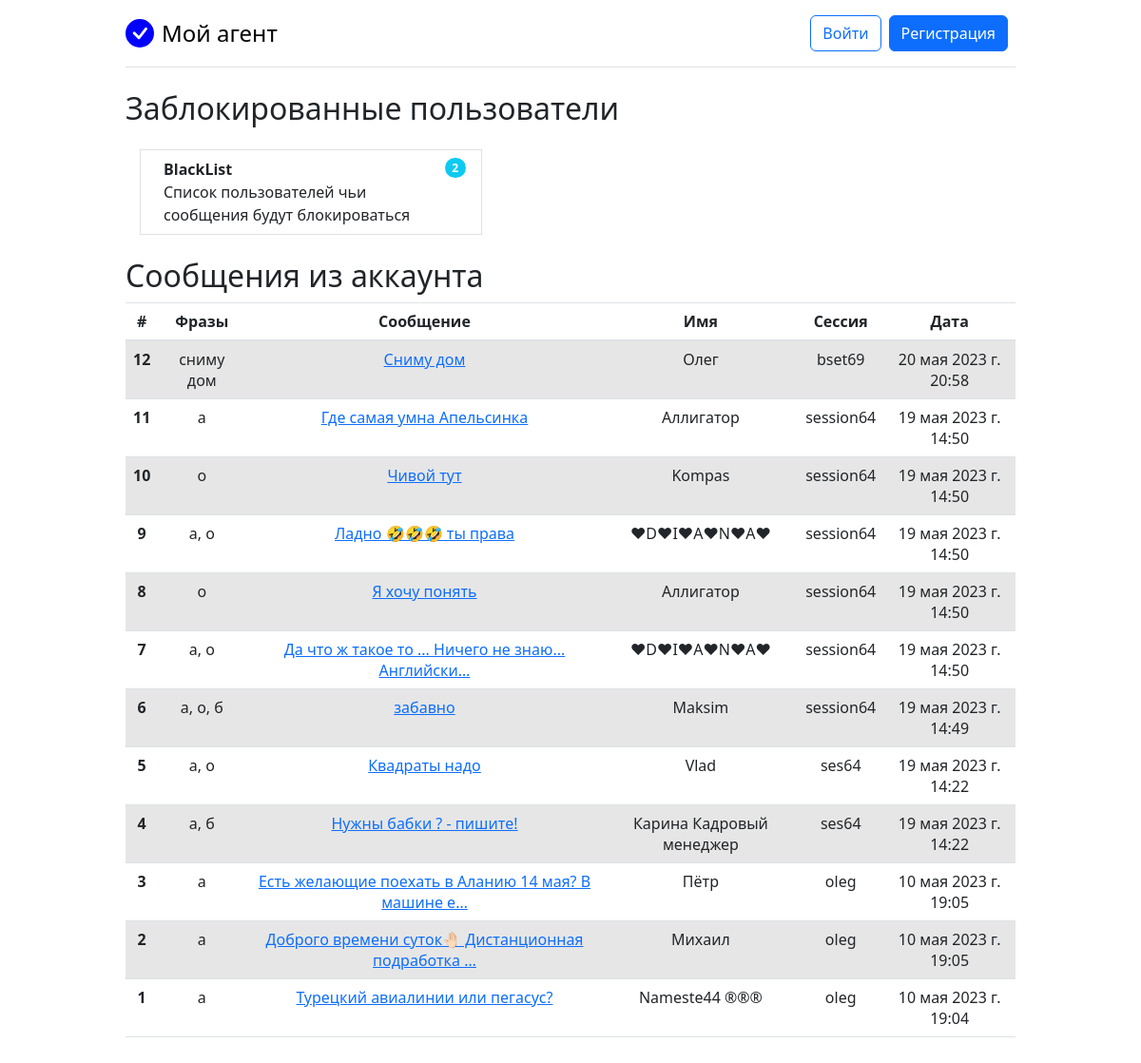
The app's page /tables/chat_messages/ with its own data.
### web_app/tables/models.py (models this page shows, shortened)
class ChatMessage(models.Model):
    phrase = models.CharField(max_length=200)
    message = models.TextField()
    url_message = models.CharField(max_length=200)
    first_name = models.CharField(max_length=120, null=True)
    last_name = models.CharField(max_length=120, null=True)
    tg_user_id = models.IntegerField()
    username = models.CharField(max_length=100, null=True)
    phone = models.CharField(max_length=100, null=True)
    session = models.CharField(max_length=40)
    created_at = models.DateTimeField()
    class Meta:
        verbose_name = 'Сообщение из чата'
        verbose_name_plural = 'Сообщения из чатов'

### web_app/tables/views.py (the view)
# urls.py: path('chat_messages/', views.view_messages, name='view_messages'),
def view_messages(request):
    msgs = ChatMessage.objects.all().order_by('-id')
    count_block_usr = BlockedUsers.objects.count()
    context = {'msgs': msgs, 'title': 'Сообщения', 'count_block_usr': count_block_usr}
    return render(request, 'msg/messages.html', context)

### web_app/templates/msg/messages.html
{% extends 'base.html' %}
{% load bootstrap4 %}
{% block content %}
<h2>Заблокированные пользователи</h2>
<div class="row my-4">
  <div class="col">
    <ul class="list-group list-group-horizontal flex-wrap">
      <div class="col-md-5">
        <a href="{% url 'view_blocked_users' %}" class="list-group-item list-group-item-action">
          <li class="d-flex justify-content-between align-items-start">
            <div class="ms-2 me-auto">
              <div class="fw-bold">BlackList</div>
              Список пользователей чьи сообщения будут блокироваться
            </div>
            <span class="badge bg-info rounded-pill ms-2">{{count_block_usr}}</span>
          </li>
        </a>
      </div>
    </ul>
  </div>
</div>
<h2>Сообщения из аккаунта</h2>
  <table class="table table-striped text-center">
    <thead>
      <tr>
        <th>#</th>
        <th>Фразы</th>
        <th>Сообщение</th>
        <th>Имя</th>
        <th>Сессия</th>
        <th>Дата</th>
      </tr>
     </thead>
     <tbody>
      {% for msg in msgs %}
        <tr>
          <th>{{ msg.pk }}</th>
          <td>{{ msg.phrase }}</td>
          <td><a href="{% url 'msg_detail' msg.pk %}">{{ msg.message|truncatechars:50 }}</a></td>
          <td>{{ msg.first_name }}</td>
          <td>{{ msg.session }}</td>
          <td>{{ msg.created_at }}</td>
        </tr>
      {% endfor %}
     </tbody>
  </table>
{% endblock %}

### web_app/templates/base.html (shortened to what this page needs)
{% load bootstrap4 %}
{% bootstrap_css %}
<!doctype html>
<html lang="en" data-bs-theme="auto">
  <head>
    {% load static %}
    <link href="{% static 'bootstrap.min.css' %}" rel="stylesheet">
    <link href="{% static 'pricing.css' %}" rel="stylesheet">
  </head>
  <body>
  <div class="container py-3">
    <header>
      {% include "navigation.html" %}
    </header>
    <main>
      {% block content %}
      {% endblock %}
    </main>
  </div>
  </body>
</html>

### web_app/templates/navigation.html (shortened to what this page needs)
{% block navigation %}
<div class="d-flex flex-column flex-md-row align-items-center pb-3 mb-4 border-bottom">
    <a href="/" class="d-flex align-items-center link-body-emphasis text-decoration-none">
      <span class="fs-4 mx-2">Мой агент</span>
    </a>
    <nav class="d-inline-flex mt-2 mt-md-0 ms-md-auto">
      {% if user.is_authenticated %}
        <a class="me-3 py-2 link-body-emphasis text-decoration-none" href="{% url 'view_bots' %}">Боты</a>
        <a class="me-3 py-2 link-body-emphasis text-decoration-none" href="{% url 'tables_view' %}">Таблицы</a>
        <a class="me-3 py-2 link-body-emphasis text-decoration-none" target="_blank" href="http://127.0.0.1:9001/">Диспетчер</a>
        <a class="me-3 py-2 link-body-emphasis text-decoration-none" href="{% url 'view_messages' %}">Сообщения</a>
        <a href="{% url 'logout' %}" class="btn btn-danger me-2">Выход</a>
      {% else %}
        <a href="{% url 'login' %}" class="btn btn-outline-primary me-2">Войти</a>
        <a href="/" class="btn btn-primary me-2">Регистрация</a>
      {% endif %}
    </nav>
</div>
{% endblock %}

### static/pricing.css (style rules this page uses)
body { background-image: linear-gradient(180deg, var(--bs-body-secondary-bg), var(--bs-body-bg) 100px, var(--bs-body-bg)); }
.container { max-width: 960px; }

### records on screen
ChatMessage: pk "12", phrase "сниму дом", message "Сниму дом", first_name "Олег", session "bset69", created_at "20 мая 2023 г. 20:58"
ChatMessage: pk "11", phrase "а", message "Где самая умна Апельсинка", first_name "Аллигатор", session "session64", created_at "19 мая 2023 г. 14:50"
ChatMessage: pk "10", phrase "о", message "Чивой тут", first_name "Kompas", session "session64", created_at "19 мая 2023 г. 14:50"
ChatMessage: pk "9", phrase "а, о", message "Ладно 🤣🤣🤣 ты права", first_name "❤D❤I❤A❤N❤A❤", session "session64", created_at "19 мая 2023 г. 14:50"
ChatMessage: pk "8", phrase "о", message "Я хочу понять", first_name "Аллигатор", session "session64", created_at "19 мая 2023 г. 14:50"
ChatMessage: pk "7", phrase "а, о", message "Да что ж такое то ... Ничего не знаю... Английски…", first_name "❤D❤I❤A❤N❤A❤", session "session64", created_at "19 мая 2023 г. 14:50"
ChatMessage: pk "6", phrase "а, о, б", message "забавно", first_name "Maksim", session "session64", created_at "19 мая 2023 г. 14:49"
ChatMessage: pk "5", phrase "а, о", message "Квадраты надо", first_name "Vlad", session "ses64", created_at "19 мая 2023 г. 14:22"
ChatMessage: pk "4", phrase "а, б", message "Нужны бабки ? - пишите!", first_name "Карина Кадровый менеджер", session "ses64", created_at "19 мая 2023 г. 14:22"
ChatMessage: pk "3", phrase "а", message "Есть желающие поехать в Аланию 14 мая? В машине е…", first_name "Пётр", session "oleg", created_at "10 мая 2023 г. 19:05"
ChatMessage: pk "2", phrase "а", message "Доброго времени суток🤚🏻 Дистанционная подработка …", first_name "Михаил", session "oleg", created_at "10 мая 2023 г. 19:05"
ChatMessage: pk "1", phrase "а", message "Турецкий авиалинии или пегасус?", first_name "Nameste44 ®®®", session "oleg", created_at "10 мая 2023 г. 19:04"

### other values on screen
{{ count_block_usr }} "2"
